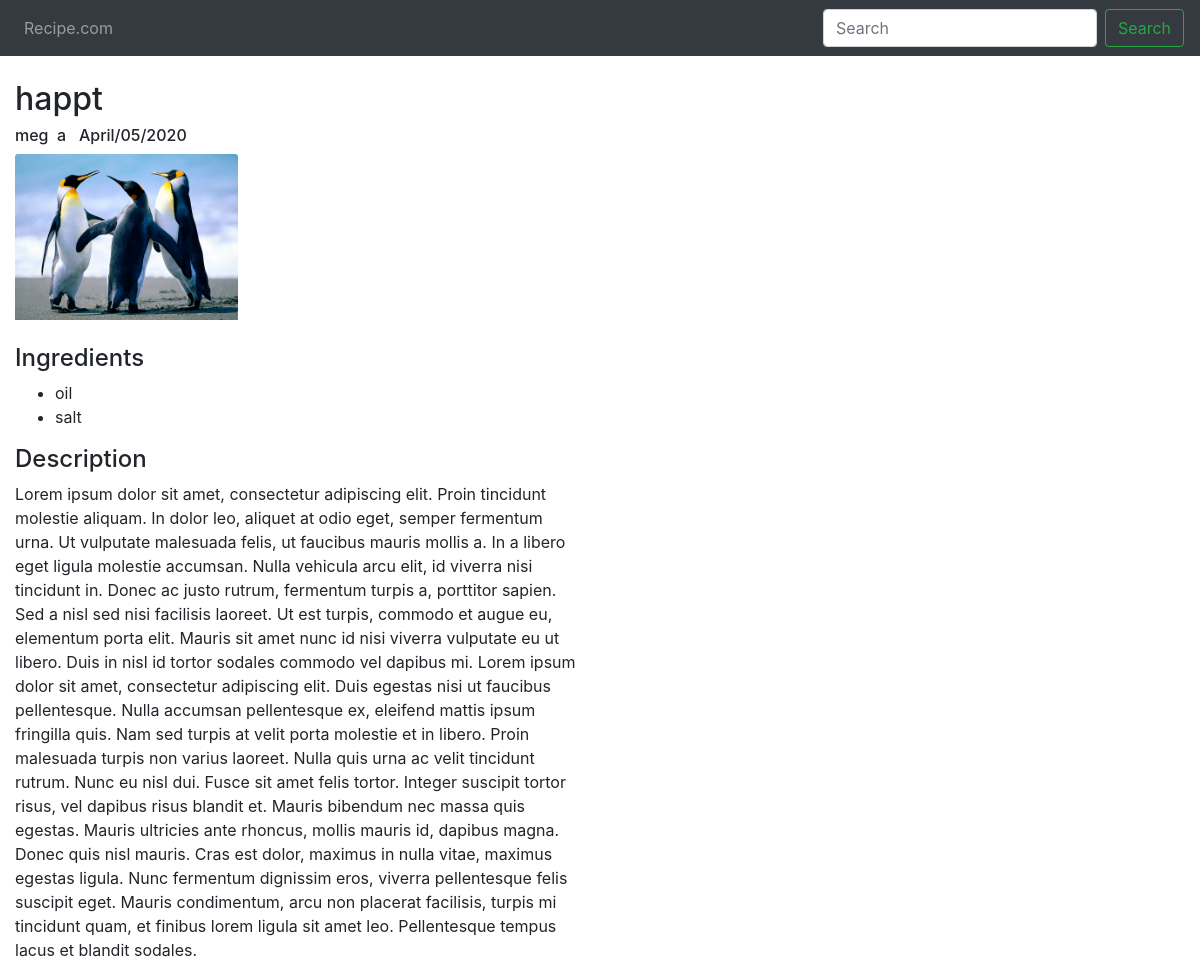
The app's page /recipes/3/ with its own data.
### recipes/models.py (models this page shows, shortened)
class Recipe(models.Model):
    DIFFICULTY_CHOICES = [
        ("e", "Easy"),
        ("m", "Medium"),
        ("a", "Advanced")
    ]
    ingredients = models.ManyToManyField(Ingredient, related_name="recipes")
    user = models.ForeignKey(User, on_delete=models.CASCADE, related_name="recipes")
    name = models.CharField(max_length=255)
    image = models.ImageField()
    description = models.TextField()
    date_created = models.DateTimeField(default=timezone.now, editable=False)
    difficulty = models.CharField(max_length=1, choices=DIFFICULTY_CHOICES)

class Ingredient(models.Model):
    name = models.CharField(max_length=255, unique=True)

### recipes/views.py (the view)
# urls.py: url(r'^(?P<pk>[0-9]+)/$', views.RecipeDetail.as_view(), name='detail'),
class RecipeDetail(generic.DetailView):
    model = Recipe
    template_name = 'recipes/recipe_detail.html'

### recipes/templates/recipes/recipe_detail.html (shortened to what this page needs)
{% extends 'recipes/base.html' %}
{% block body %}
<div class="col-sm-5 col-md-6">
    <h2> {{recipe.name}}
    </h2>
    <h6>
        {{recipe.user}}&nbsp;
        {{recipe.difficulty}}&nbsp;&nbsp;
        {{ recipe.date_created|date:"F/d/Y" }}
    </h6>
    <div class="col-md-5" style="padding-left: 0"> <img src="{{ recipe.image.url }}" class="card-img-top"></div>
    <br>
    <h4> Ingredients </h4>
    <ul>
        {% for ingredient in recipe.ingredients.all %}
            <li>{{ingredient.name}}</li>
        {% endfor%}
    </ul>
    <h4> Description </h4>
    <p>
        {{recipe.description}}
    </p>
</div>
{% endblock %}

### records on screen
Recipe: name "happt", user "meg", difficulty "a", date_created "April/05/2020", image (picture), description "Lorem ipsum dolor sit amet, consectetur adipiscing elit. Proin tincidunt molestie aliquam. In dolor leo, aliquet at odio eget, semper fermentum urna. Ut vulputate malesuada felis, ut faucibus mauris mollis a. In a libero eget ligula molestie accumsan. Nulla vehicula arcu elit, id viverra nisi tincidunt in. Donec ac justo rutrum, fermentum turpis a, porttitor sapien. Sed a nisl sed nisi facilisis laoreet. Ut est turpis, commodo et augue eu, elementum porta elit. Mauris sit amet nunc id nisi viverra vulputate eu ut libero. Duis in nisl id tortor sodales commodo vel dapibus mi. Lorem ipsum dolor sit amet, consectetur adipiscing elit. Duis egestas nisi ut faucibus pellentesque. Nulla accumsan…"
Ingredient: name "oil"
Ingredient: name "salt"
